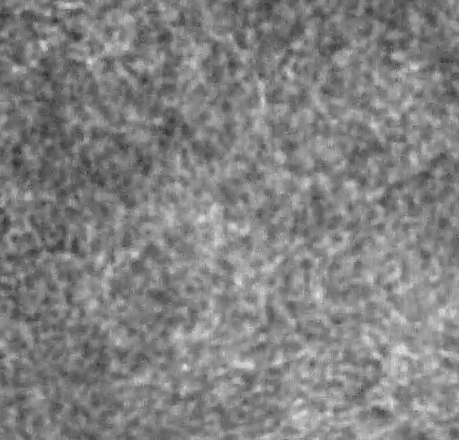
#> input picture tests/cell_segment/cellpose/00.png, 459 x 440 px
$ python '#1.py'
#> lines starting #> are read from the running program, lines starting #| are printed output that depends on the picture
#for image processing, 1st ruihua
import numpy as np
from PIL import Image

# 定义卷积核
kernel = np.array([[-1, -1, -1],
                   [-1,  9, -1],
                   [-1, -1, -1]])

# 读取PNG图像
image_path = "00.png"
input_image = Image.open(image_path)
#> input_image is the input picture: PIL image 459x440 RGBA; mean R, G, B, A 129.7, 129.7, 129.7, 255
input_array = np.array(input_image)

# 获取图像尺寸和通道数
height, width, channels = input_array.shape
#> height = 440; width = 459; channels = 4

# 对图像进行边缘填充，以适应卷积核
padded_image = np.pad(input_array, ((1, 1), (1, 1), (0, 0)), mode='constant')

# 创建一个与输入图像相同尺寸的零矩阵，用于存储卷积结果
output_array = np.zeros_like(input_array)

# 执行卷积操作
for y in range(height):
    for x in range(width):
        for c in range(channels):
            # 从输入图像中提取感兴趣的区域
            region = padded_image[y:y+3, x:x+3, c]
            # 计算卷积结果并存储
            output_array[y, x, c] = np.sum(region * kernel)
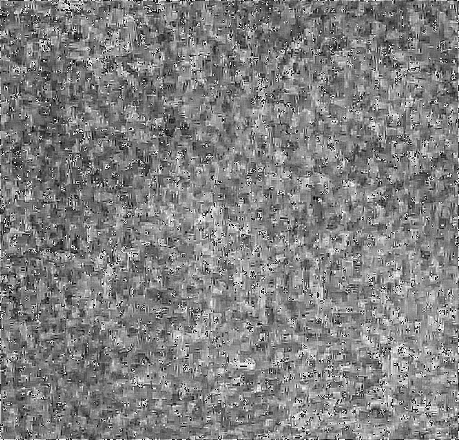
#> output_array: shape (440, 459, 4); mean R, G, B, A 128.7, 128.7, 128.7, 255; transparent parts drawn white

# 将结果转换为0到255之间的整数
output_array = np.clip(output_array, 0, 255).astype(np.uint8)

# 将NumPy数组转换回PIL图像
output_image = Image.fromarray(output_array)

# 保存结果图像
output_image.save("output_00.png")

$ run again, with tests/cell_segment/cellpose/111.png copied over tests/cell_segment/cellpose/00.png
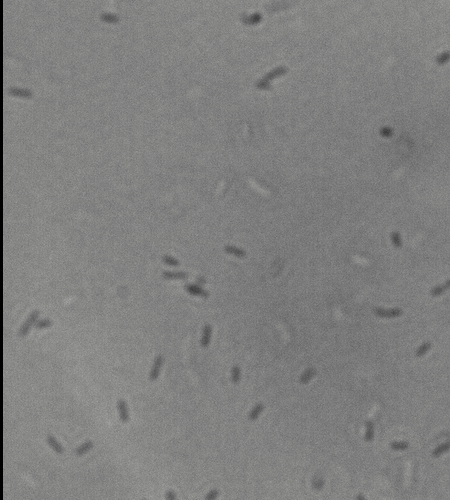
#> input picture tests/cell_segment/cellpose/111.png, 450 x 500 px
#> input_image is the input picture: PIL image 450x500 RGBA; mean R, G, B, A 127.8, 127.9, 127.1, 255
#> `padded_image = np.pad(input_array, ((1, 1), (1, 1), (0, 0)), mode='con..`:
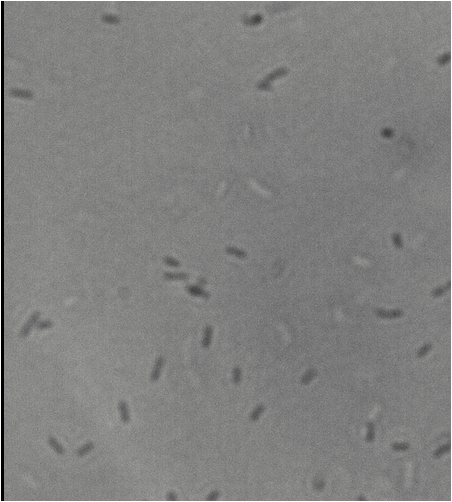
#> padded_image: shape (502, 452, 4); mean R, G, B, A 126.7, 126.8, 126, 252.9; transparent parts drawn white
#> after the loop `for y in range(height):`:
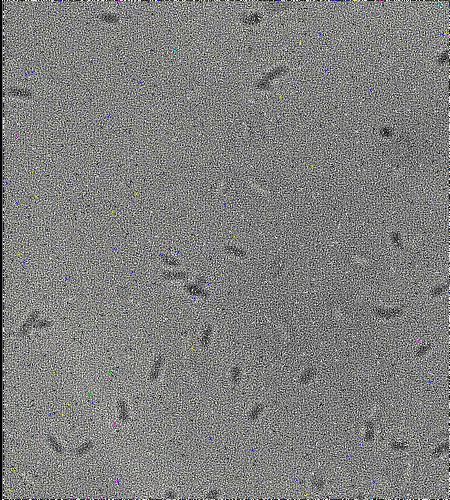
#> output_array: shape (500, 450, 4); mean R, G, B, A 127.8, 127.8, 127.1, 255; transparent parts drawn white
